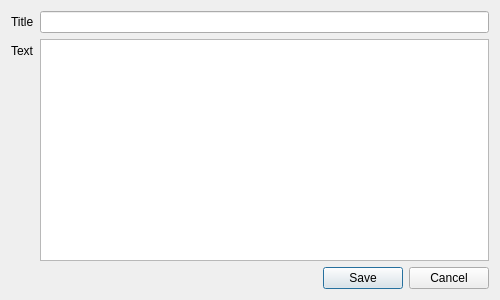
<?xml version="1.0" encoding="UTF-8"?>
<ui version="4.0">
 <class>CreateNoteDialog</class>
 <widget class="QDialog" name="CreateNoteDialog">
  <property name="geometry">
   <rect>
    <x>0</x>
    <y>0</y>
    <width>500</width>
    <height>300</height>
   </rect>
  </property>
  <property name="sizePolicy">
   <sizepolicy hsizetype="MinimumExpanding" vsizetype="MinimumExpanding">
    <horstretch>0</horstretch>
    <verstretch>0</verstretch>
   </sizepolicy>
  </property>
  <property name="minimumSize">
   <size>
    <width>500</width>
    <height>300</height>
   </size>
  </property>
  <property name="windowTitle">
   <string>Create a note</string>
  </property>
  <layout class="QVBoxLayout" name="verticalLayout">
   <item>
    <layout class="QFormLayout" name="formLayout">
     <item row="0" column="0">
      <widget class="QLabel" name="titleLabel">
       <property name="text">
        <string>Title</string>
       </property>
      </widget>
     </item>
     <item row="0" column="1">
      <widget class="QLineEdit" name="titleEdit"/>
     </item>
     <item row="1" column="0">
      <widget class="QLabel" name="textLabel">
       <property name="text">
        <string>Text</string>
       </property>
      </widget>
     </item>
     <item row="1" column="1">
      <widget class="QPlainTextEdit" name="textEdit"/>
     </item>
    </layout>
   </item>
   <item>
    <widget class="QDialogButtonBox" name="dialogButtons">
     <property name="enabled">
      <bool>true</bool>
     </property>
     <property name="orientation">
      <enum>Qt::Horizontal</enum>
     </property>
     <property name="standardButtons">
      <set>QDialogButtonBox::Cancel|QDialogButtonBox::Save</set>
     </property>
     <property name="centerButtons">
      <bool>false</bool>
     </property>
    </widget>
   </item>
  </layout>
 </widget>
 <resources/>
 <connections>
  <connection>
   <sender>dialogButtons</sender>
   <signal>accepted()</signal>
   <receiver>CreateNoteDialog</receiver>
   <slot>accept()</slot>
   <hints>
    <hint type="sourcelabel">
     <x>248</x>
     <y>254</y>
    </hint>
    <hint type="destinationlabel">
     <x>157</x>
     <y>274</y>
    </hint>
   </hints>
  </connection>
  <connection>
   <sender>dialogButtons</sender>
   <signal>rejected()</signal>
   <receiver>CreateNoteDialog</receiver>
   <slot>reject()</slot>
   <hints>
    <hint type="sourcelabel">
     <x>316</x>
     <y>260</y>
    </hint>
    <hint type="destinationlabel">
     <x>286</x>
     <y>274</y>
    </hint>
   </hints>
  </connection>
 </connections>
</ui>
